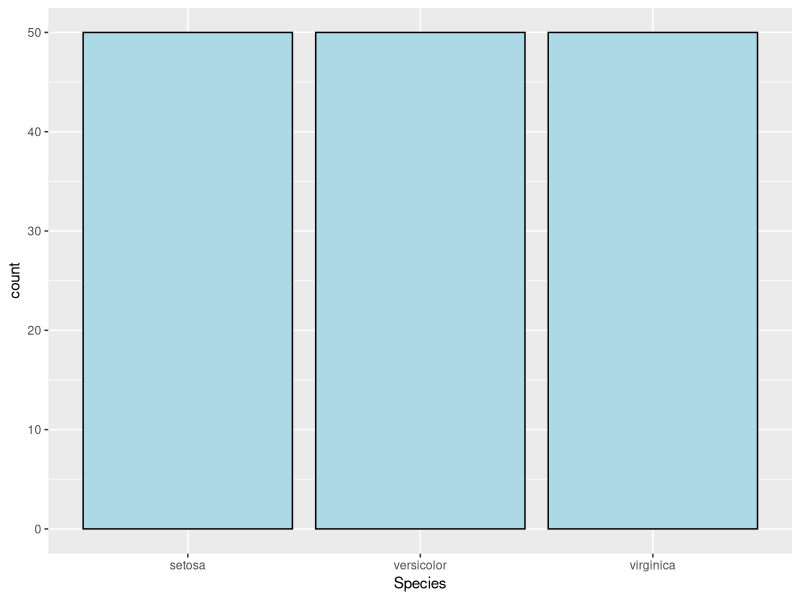
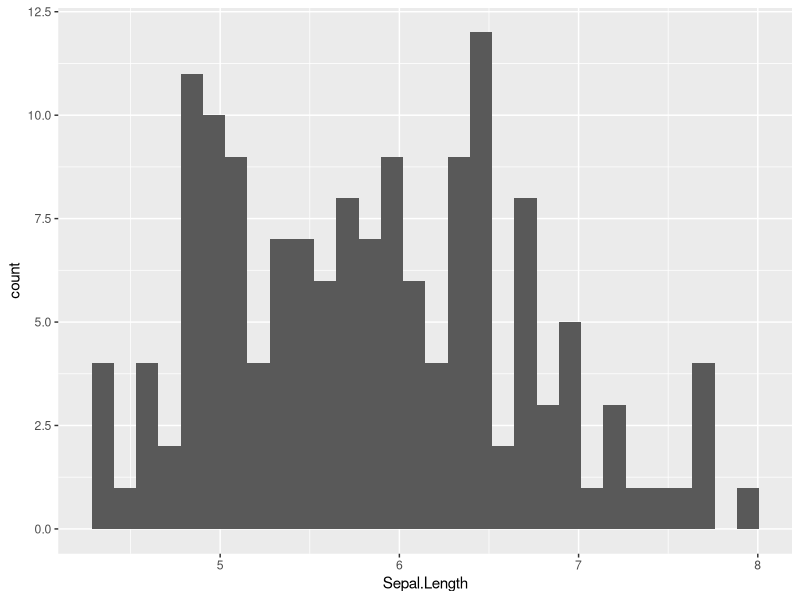
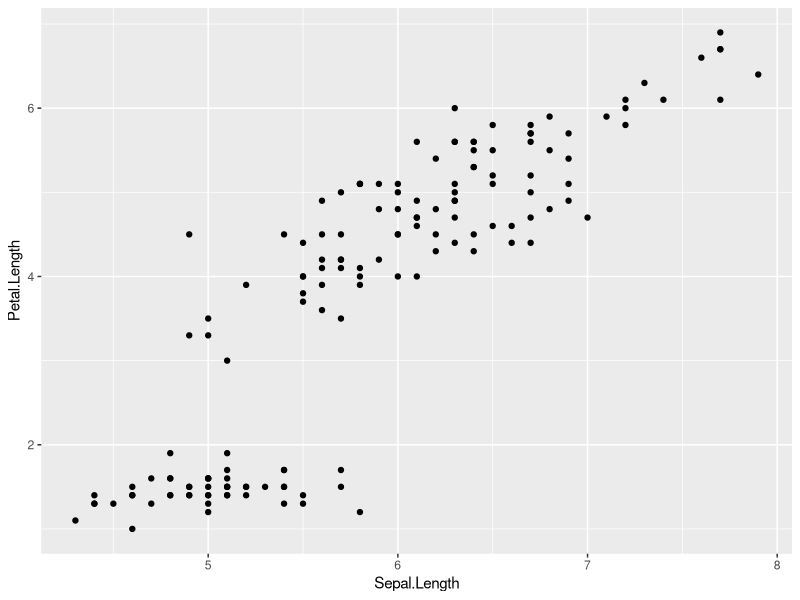
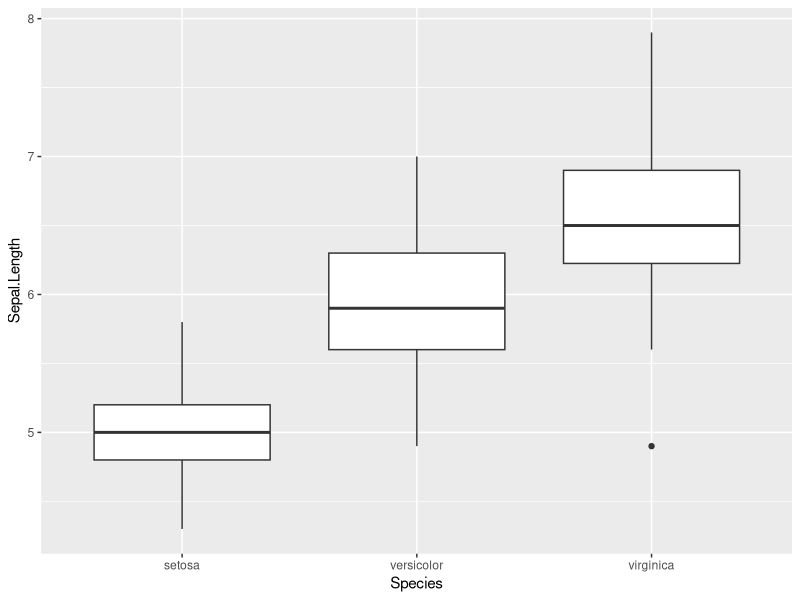
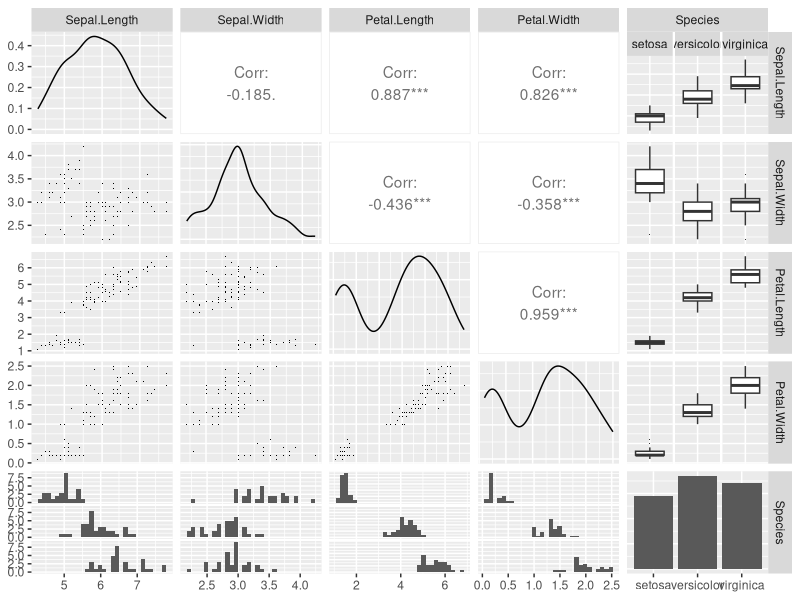

The R source for these figures, in order:
install.packages("ggplot2")
library ("ggplot2")

iris

#單變數：類別型
ggplot(data = iris, aes(x = Species)) +
  geom_bar(fill = "lightblue", colour = "black")


#單變數：連續型
ggplot(data = iris, aes(x = Sepal.Length)) +
  geom_histogram()

#雙變數：連續 vs 連續
ggplot(data = iris, aes(x = Sepal.Length, y=Petal.Length)) +
  geom_point()

#雙變數：離散 vs 連續
ggplot(iris, aes(x=Species, y=Sepal.Length)) +
  geom_boxplot()

#多變量：鑽石銷售總體的關係
install.packages("GGally")
install.packages("scales")
install.packages("memisc")

library(ggplot2)
library(GGally)
library(scales)
library(memisc)

set.seed(20022012)
iris_samp <- iris[sample(1:length(iris$Sepal.Length), 100), ]
ggpairs(iris_samp,lower= list(continuous = wrap("points", shape = I('.'))),
        upper = list(combo = wrap("box", outlier.shape = I('.'))))
